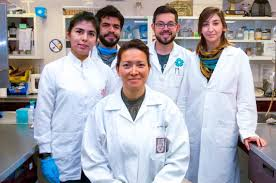
#> input picture images.jfif, 276 x 183 px
$ python no_of_face.py
#> lines starting #> are read from the running program, lines starting #| are printed output that depends on the picture; after the words box and inside, x2 and y2 are one past the last pixel; in counts of white or black regions, pixels touching at a corner belong together
import cv2
import numpy as np
import matplotlib.pyplot as plt


face = cv2.CascadeClassifier('haarcascade_frontalface_default.xml')

img = cv2.imread('images.jfif')
#> img is the input picture: shape (183, 276, 3); mean B, G, R 172.9, 166.3, 167.1

def detect_faces(img):
    img_copy = img.copy()
    face_rect = face.detectMultiScale(img_copy)
#> face_rect = [[151, 13, 29, 29], [197, 14, 27, 27], [97, 15, 28, 28], [68, 20, 34, 34], [114, 50, 40, 40]]
    for (x,y,w,h) in face_rect:
        cv2.rectangle(img_copy, (x,y), (x+w, y+h), (255,0,0),2 )
#> this loop made 5 passes
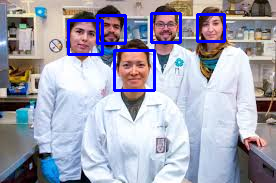
#> img_copy: shape (183, 276, 3); 3.68% of pixels changed, all inside (x1, y1, x2, y2) = (67, 12, 226, 92)
    return img_copy,len(face_rect)

# Window name in which image is displayed
window_name = 'Image'

# font
font = cv2.FONT_HERSHEY_SIMPLEX

# org
org = (2, 20)

# fontScale
fontScale = 0.5

# Blue color in BGR
color = (255,255,0)

# Line thickness of 2 px
thickness = 2

while True:
    temp,x = detect_faces(img)
#> x = 5
    st = f"there are {x} faces"
#> st = 'there are 5 faces'
    image = cv2.putText(temp, st, org, font,
                   fontScale, color, thickness, cv2.LINE_AA)
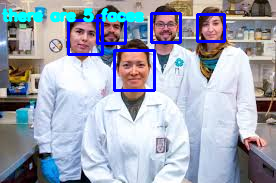
#> image: shape (183, 276, 3); mean B, G, R 180.3, 164.7, 159.5
    cv2.imshow('x', temp)

    k = cv2.waitKey(1)
#> (key q is pressed here)
    if k==ord('q'):
        break
cv2.destroyAllWindows()
